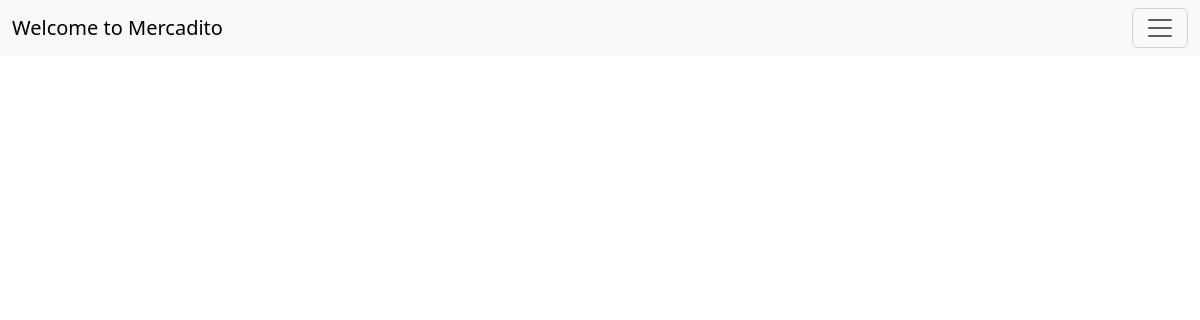
The app's page /computers/ (signed in), older data.
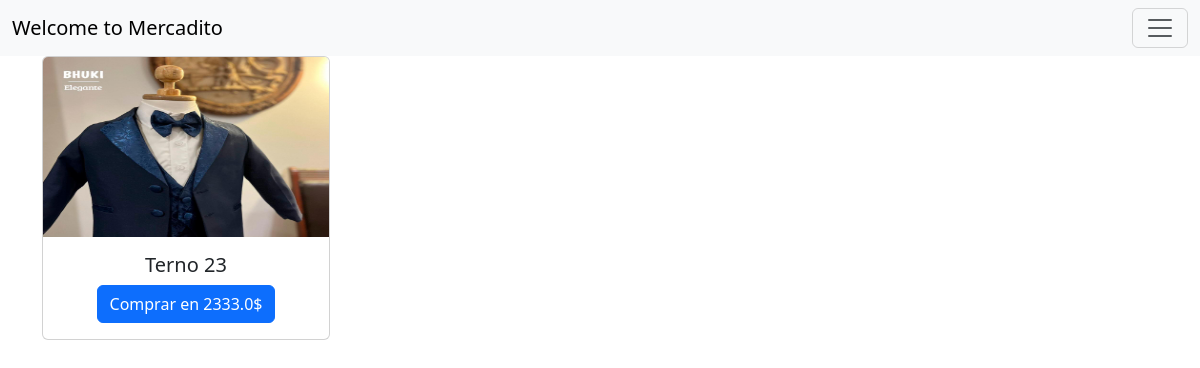
The same page, newer data.
### store/models.py (models this page shows, shortened)
class Product(models.Model):
    productimage =models.ImageField(upload_to="store/images/",null=True) #SE LE AÑADE EL DIRECTORIO DONDE SE ALMACENARAN LAS IMG
    name = models.CharField(max_length=200)
    description = models.TextField(null=True)
    price = models.FloatField()
    category = models.CharField(max_length=30,choices=choicess)
    views = models.IntegerField(default=0)
    sold = models.IntegerField(default=0)
    belongs = models.ForeignKey(settings.AUTH_USER_MODEL,on_delete=models.CASCADE)

### Greeting/views.py (the view)
# urls.py: path("computers/",v.computers,name="Computers"),
@login_required()
def computers(request):
    form = Product.objects.all()
    return render(request,template_name="computers.html",context={"form":form})

### Greeting/templates/computers.html (shortened to what this page needs)
{% extends "layouts/navegation.html" %}
{% block content %}
<!DOCTYPE html>
<html lang="en">
<head>
</head>
<body>
    <h1>Nuestras computadoras</h1>
    <div class="container text-center" >
        <div class="row gy-5">
    {% for p in form %}
        <div class="col">
            <div class="card" style="width: 18rem; " >
                <img class="card-img-top"  src="{{p.productimage.url}}" alt="Card image cap" width="286px" height="180px">
                <div class="card-body">
                <h5 class="card-title">{{p.name}}</h5>
                <form action="{% url 'BUY' %}" method="POST">
                    <button class="btn btn-primary" value={{p.id}} name="product" >Comprar en {{p.price}}$</button>
                </form>
                </div>
            </div>
        </div>
    {% endfor %}
        </div>
    </div>
</body>
</html>
{% endblock %}

Row changes from the older to the newer data that the page shows:
added Product: productimage (picture), name "Terno 23", {{ p.id }} 1 (drawn), price "2333.0"
